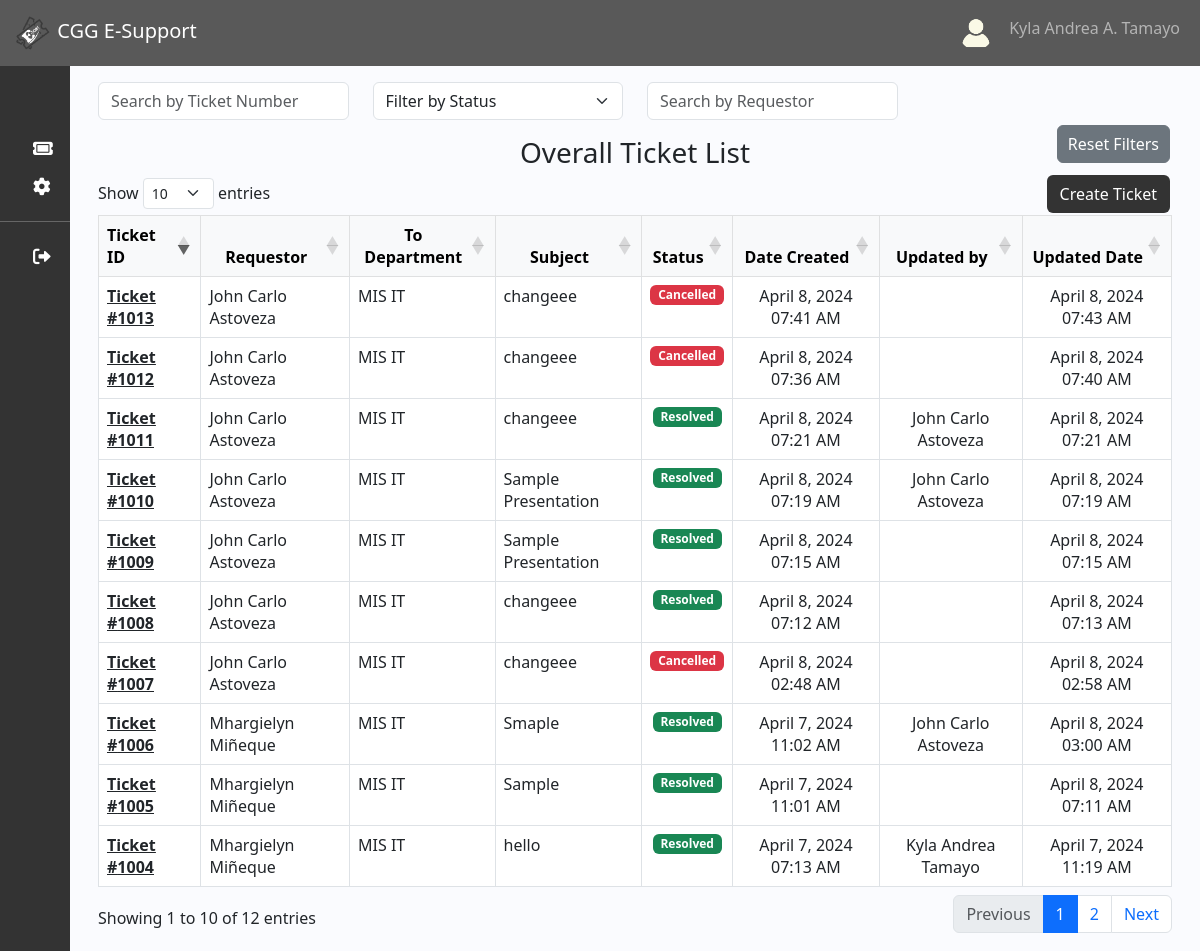
/home_user.php (signed in), run on the app's committed database.
### tables this page shows
CREATE TABLE `user` (
  `user_id` int(11) NOT NULL,
  `lastname` varchar(191) NOT NULL,
  `firstname` varchar(191) NOT NULL,
  `middleinitial` varchar(191) NOT NULL,
  `suffix` varchar(50) NOT NULL,
  `company` varchar(191) NOT NULL,
  `branch` varchar(191) NOT NULL,
  `department` varchar(191) NOT NULL,
  `email` varchar(191) NOT NULL,
  `contact` varchar(191) NOT NULL,
  `username` varchar(191) NOT NULL,
  `password` varchar(191) NOT NULL,
  `verification_status` tinyint(50) NOT NULL,
  `role` tinyint(2) NOT NULL,
  `created_at` timestamp NOT NULL DEFAULT current_timestamp(),
  `image` varchar(250) DEFAULT NULL
);

CREATE TABLE `ticket` (
  `ticket_id` int(11) NOT NULL,
  `user_id` int(11) NOT NULL,
  `subject` varchar(990) NOT NULL,
  `to_company` varchar(50) NOT NULL,
  `requestor` varchar(50) NOT NULL,
  `concern` text NOT NULL,
  `status` varchar(50) NOT NULL DEFAULT 'Pending',
  `date_created` timestamp NOT NULL DEFAULT current_timestamp(),
  `to_dept` varchar(250) NOT NULL,
  `email` varchar(50) NOT NULL,
  `to_branch` varchar(550) NOT NULL,
  `reason` varchar(50) NOT NULL,
  `updated_date` timestamp NULL DEFAULT NULL ON UPDATE current_timestamp(),
  `updated_by` varchar(50) NOT NULL
);

### function/myfunction.php (called while the page is built, shortened)
<?php
include('mysql_connect.php');
function getAll($table)
{
    global $con;
    $query = "SELECT * FROM $table";
    return $query_run = mysqli_query($con, $query);
}
?>

### Home_User.php (the view, shortened to what this page needs)
<?php
include('function/myfunction.php');
include 'sidebar_navbar.php';
include('crud.php');
?>
<!DOCTYPE html>
<html lang="en">
<head>
    <link href="https://cdn.lineicons.com/4.0/lineicons.css" rel="stylesheet" />
    <link rel="stylesheet" href="https://cdnjs.cloudflare.com/ajax/libs/font-awesome/6.0.0-beta3/css/all.min.css">
    <link href="https://cdn.jsdelivr.net/npm/bootstrap@5.3.0-alpha3/dist/css/bootstrap.min.css" rel="stylesheet">
    <link rel="stylesheet" href="css/sidebar_navbar.css">
    <link rel="stylesheet" href="https://cdnjs.cloudflare.com/ajax/libs/twitter-bootstrap/5.3.0/css/bootstrap.min.css">
    <link rel="stylesheet" href="https://cdn.datatables.net/1.13.7/css/dataTables.bootstrap5.min.css">
</head>
<body>
    <div class="main p-3">
        <div class="container-fluid">
            <div class="container1">
                <button type="button" class="btn btn-custom" data-toggle="modal" data-target="#myModal" style="position: absolute; top: 175px; right: 30px;">Create Ticket</button>
                <div class="row mb-3">
                    <div class="col-md-3">
                        <input type="text" class="form-control" id="ticketNumberSearch" placeholder="Search by Ticket Number">
                    </div>
                    <div class="col-md-3">
                        <select class="form-select" id="statusFilter">
                            <option value="">Filter by Status</option>
                        </select>
                    </div>
                    <div class="col-md-3">
                        <input type="text" class="form-control" id="requestorSearch" placeholder="Search by Requestor">
                        <button type="button" id="resetFilters" class="btn btn-secondary" style="position: absolute; top: 125px; right: 30px;padding-right:10px;padding-left:10px;">Reset Filters</button>
                    </div>
                </div>
                <h3>
                    <center>Overall Ticket List</center>
                </h3>
                <table id="example" class="table table-responsive hover table-bordered">
                    <thead class="table-light">
                        <tr>
                            <th>Ticket ID</th>
                            <th class="text-center">Requestor</th>
                            <th class="text-center">To Department</th>
                            <th class="text-center">Subject</th>
                            <th class="text-center">Status</th>
                            <th class="text-center">Date Created</th>
                            <th class="text-center">Updated by</th>
                            <th class="text-center">Updated Date</th>
                        </tr>
                    </thead>
                    <tbody>
                        <?php
                        $ticket = getAll("ticket");
                        if (mysqli_num_rows($ticket) > 0) {
                            foreach ($ticket as $item) {
                                $resolved_by_query = "SELECT t.*, u.firstname, u.lastname
                              FROM ticket t
                              INNER JOIN user u ON t.updated_by = u.user_id
                              WHERE t.ticket_id = " . $item['ticket_id'];
                                $resolved_result = mysqli_query($con, $resolved_by_query);
                                $resolved_row = mysqli_fetch_assoc($resolved_result);
                        ?>
                                <tr>
                                    <td><u><a href="ticket_info.php?ticket_id=<?php echo $item['ticket_id']; ?>" class="text-body fw-bold">Ticket #<?php echo $item['ticket_id']; ?></a></u></td>
                                    <td><?= $item['requestor']; ?></td>
                                    <td><?= $item['to_dept']; ?></td>
                                    <td class="text-justify"><?= $item['subject']; ?></td>
                                    <td class="text-center">
                                        <?php
                                        $status = $item['status'];
                                        if ($status == 'Pending') {
                                            echo '<span class="badge text-bg-warning">' . $status . '</span>';
                                        } elseif ($status == 'Resolved') {
                                            echo '<span class="badge text-bg-success">' . $status . '</span>';
                                        } elseif ($status == 'Cancelled') {
                                            echo '<span class="badge text-bg-danger">' . $status . '</span>';
                                        } else {
                                            echo '<span class="badge text-bg-primary">' . $status . '</span>';
                                        }
                                        ?>
                                    </td>
                                    <td class="text-center"><?= date('F j, Y h:i A', strtotime($item['date_created'])); ?></td>
                                    <td class="text-center">
                                        <?= (!empty($resolved_row['firstname']) && !empty($resolved_row['lastname'])) ? $resolved_row['firstname'] . ' ' . $resolved_row['lastname'] : ''; ?>
                                    </td>
                                    <td class="text-center"><?php if (!empty($item['updated_date'])) {
                                                                echo date('F j, Y h:i A', strtotime($item['updated_date']));
                                                            } ?></td>
                                </tr>
                        <?php
                            }
                        }
                        ?>
                    </tbody>
                </table>
            </div>
        </div>
</body>
</html>

### sidebar_navbar.php (shortened to what this page needs)
<head>
</head>
<?php
$user_id = $_SESSION['userid'];
include('mysql_connect.php');
$sql = "SELECT * FROM user WHERE user_id='$user_id'";
$result = mysqli_query($con, $sql);
while ($row = mysqli_fetch_array($result)) {
    $username = $row['username'];
    $fn = $row['firstname'];
    $ml = $row['middleinitial'];
    $ln = $row['lastname'];
    $suffix = $row['suffix'];
    $name = $fn . " " . ($ml ? $ml . ". " : "") . $ln . " " . $suffix;
    $img = $row['image'];
}
?>
<nav class="navbar navbar-expand-lg navbar-dark" style="background-color: #595959;">
    <div class="container-fluid">
        <a class="navbar-brand" href="Home_User.php"><img src="Images/Ticket -Logo-3.png" height="40px" alt="CGG E-Support Logo"> CGG E-Support</a>
        <div class="collapse navbar-collapse" id="navbarSupportedContent">
            <ul class="navbar-nav ms-auto">
                <li class="nav-item">
                    <img src='<?php echo "Images/" . $user_id . "-" . $username . "/" . $img ?>' alt="User Profile" class="nav-link rounded-circle" style="width: 50px; height: 50px;">
                </li>
                <li class="nav-item">
                    <a class="nav-link" href="User_Profile.php"><?php echo $name; ?></a>
                </li>
            </ul>
        </div>
    </div>
</nav>
<div class="wrapper">
    <aside id="sidebar">
        <div class="d-flex">
            <button class="toggle-btn" type="button">
            </button>
        </div>
        <ul class="sidebar-nav">
            <li class="sidebar-item">
                <a href="#" class="sidebar-link">
                    <i class="fa-solid fa-ticket"></i>
                </a>
            </li>
            <li class="sidebar-item">
                <a href="User_Profile.php" class="sidebar-link">
                    <i class="fa fa-gear"></i>
                </a>
            </li>
            <hr style="border-color: white;">
            <div class="sidebar-item">
                <a href="logout.php" class="sidebar-link">
                    <i class="fa-solid fa-right-from-bracket"></i>
                </a>
            </div>
        </ul>
    </aside>

### css/sidebar_navbar.css (style rules this page uses)
a { text-decoration: none; }
li { list-style: none; }
body { font-family: "Poppins", sans-serif; }
.wrapper { display: flex; height: auto; }
.main { min-height: 100vh; width: 100%; overflow: hidden; transition: all 0.35s ease-in-out; background-color: #fafbfe; }
#sidebar { height: auto; width: 70px; min-width: 70px; z-index: 1000; transition: all 0.25s ease-in-out; background-color: #333333; display: flex; flex-direction: column; }
.toggle-btn { background-color: transparent; cursor: pointer; border: 0; padding: 1rem 1.5rem; }
.sidebar-nav { padding: 2rem 0; flex: 1 1 auto; }
a.sidebar-link { padding: 0.625rem 1.625rem; color: #fff; display: block; font-size: 0.9rem; white-space: nowrap; border-left: 7px solid transparent; }
.sidebar-link i { font-size: 1.1rem; margin-right: 0.75rem; }
.sidebar-item { position: relative; }
.nav-item, .fa-solid { color: white; }
li { display: inline-block; }
.sidebar-link { padding: 0.625rem 1.625rem; color: #fff; display: block; font-size: 0.9rem; white-space: nowrap; border-left: 7px solid transparent; cursor: pointer; }

### Home_User.php (style rules this page uses)
.btn-custom { background-color: #333333; color: #ffffff; transition: color 0.3s; }

### data on the page
user: username+image (picture), name "Kyla Andrea A. Tamayo"
ticket: ticket_id "1004", requestor "Mhargielyn Miñeque", to_dept "MIS IT", subject "hello", status "Resolved", date_created "April 7, 2024 07:13 AM", user.firstname "Kyla Andrea", user.lastname "Tamayo", updated_date "April 7, 2024 11:19 AM"
ticket: ticket_id "1005", requestor "Mhargielyn Miñeque", to_dept "MIS IT", subject "Sample", status "Resolved", date_created "April 7, 2024 11:01 AM", updated_date "April 8, 2024 07:11 AM"
ticket: ticket_id "1006", requestor "Mhargielyn Miñeque", to_dept "MIS IT", subject "Smaple", status "Resolved", date_created "April 7, 2024 11:02 AM", user.firstname "John Carlo", user.lastname "Astoveza", updated_date "April 8, 2024 03:00 AM"
ticket: ticket_id "1007", requestor "John Carlo Astoveza", to_dept "MIS IT", subject "changeee", status "Cancelled", date_created "April 8, 2024 02:48 AM", updated_date "April 8, 2024 02:58 AM"
ticket: ticket_id "1008", requestor "John Carlo Astoveza", to_dept "MIS IT", subject "changeee", status "Resolved", date_created "April 8, 2024 07:12 AM", updated_date "April 8, 2024 07:13 AM"
ticket: ticket_id "1009", requestor "John Carlo Astoveza", to_dept "MIS IT", subject "Sample Presentation", status "Resolved", date_created "April 8, 2024 07:15 AM", updated_date "April 8, 2024 07:15 AM"
ticket: ticket_id "1010", requestor "John Carlo Astoveza", to_dept "MIS IT", subject "Sample Presentation", status "Resolved", date_created "April 8, 2024 07:19 AM", user.firstname "John Carlo", user.lastname "Astoveza", updated_date "April 8, 2024 07:19 AM"
ticket: ticket_id "1011", requestor "John Carlo Astoveza", to_dept "MIS IT", subject "changeee", status "Resolved", date_created "April 8, 2024 07:21 AM", user.firstname "John Carlo", user.lastname "Astoveza", updated_date "April 8, 2024 07:21 AM"
ticket: ticket_id "1012", requestor "John Carlo Astoveza", to_dept "MIS IT", subject "changeee", status "Cancelled", date_created "April 8, 2024 07:36 AM", updated_date "April 8, 2024 07:40 AM"
ticket: ticket_id "1013", requestor "John Carlo Astoveza", to_dept "MIS IT", subject "changeee", status "Cancelled", date_created "April 8, 2024 07:41 AM", updated_date "April 8, 2024 07:43 AM"
